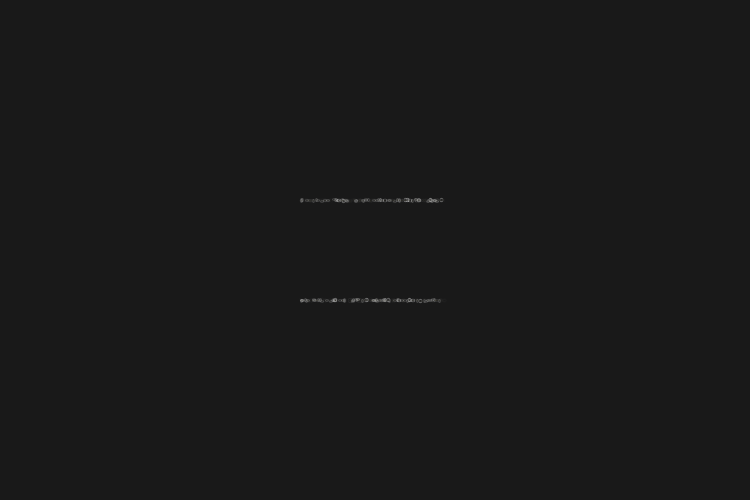
Frame 1 (no input)
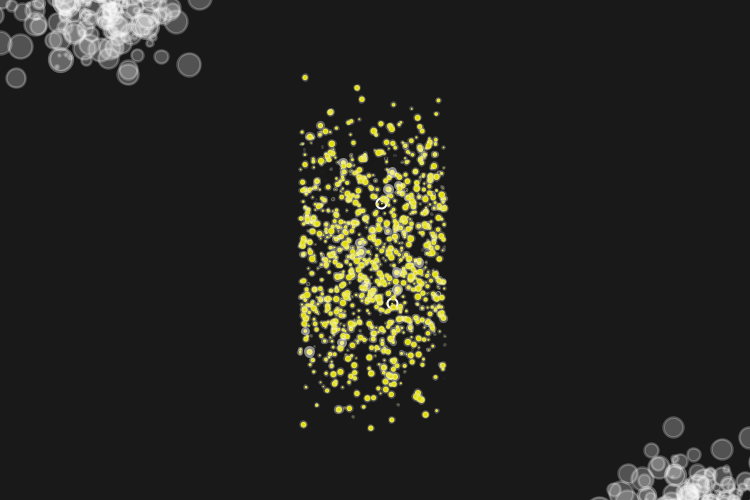
Frame 60 (the mouse pressed at the canvas centre just before this capture)
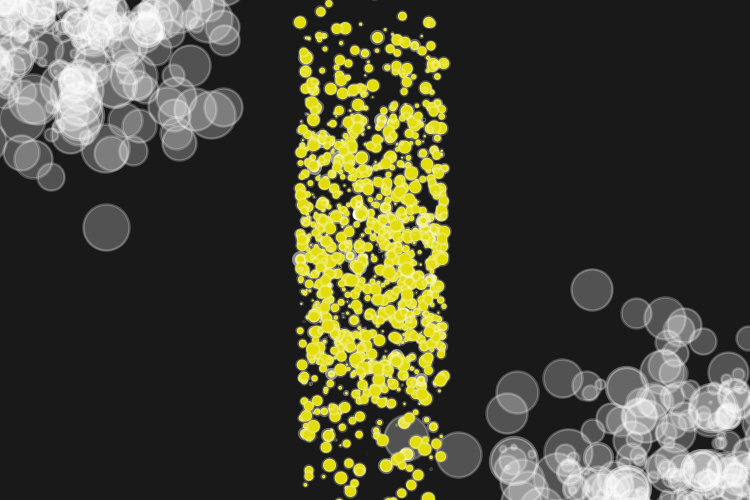
Frame 120 (the mouse held since frame 60 and released just before this capture)

The Processing sketch that drew these frames (run headless with seeded random() and noise(); from frame 60 on, the mouse is pressed at the canvas centre):

// Processing sketch: processing_48755
// ── processing_48755.pde


//author:Robertlun,ncku arch
//purpose: homework.season's greeting.
//concept:the light of cold day.
//reference: from the teacher"Sheng-Fen Nik Chien."
 



int _numChildren = 8; 
int _maxLevels = 4;
 
Branch _trunk;
 
/////////main 
void setup() {
  size(750,500);
  background(255);
  noFill();
  smooth();
  newTree();
  frameRate(8);
}
 
void draw() {
  background(25);
  _trunk.updateMe(width/2, height/2);
  _trunk.drawMe();
}
 
 void newTree() {
  _trunk = new Branch(1, 0, width/2, 50);
  _trunk.drawMe();
}
 
//////////////////////// object
class Branch {
  float level, index; 
  float x, y;
  float endx, endy;
  float strokeW, alph;  
  float len, lenChange;  
  float rot, rotChange; 
  Branch[] children = new Branch[0];
 
  Branch(float lev, float ind, float ex, float why) {
    level = lev;
    index = ind;
    strokeW = (1/level)*10;
    alph = 255/level;
    len = (1/level)*random(0);
    lenChange = random(2)-1;
    rotChange = random(20)-5;
    updateMe(ex, why);
 
    if (level < _maxLevels) {
      children = new Branch[_numChildren];
      for (int x=0; x<_numChildren; x++) {
        children[x] = new Branch(level+1, x, endx, endy);
      }
    }
  }
 
  void updateMe(float ex, float why) {
    x = ex;
    y = why;
     
    rot += rotChange;
     
    len -= lenChange;
    if (len<0 || len>200) { lenChange *= -1; }
     
    float radian = radians(rot);
    endx = x+(len*cos(radian));
    endy = y+(len*sin(radian));
     
    for(int i=0; i<children.length; i++) {
      children[i].updateMe(endx, endy);
    }   
  } 
 
  void drawMe() {
    strokeWeight(strokeW);
    stroke(255, alph);
    fill(255,255,255, alph);
    //line(x, y, endx, endy);
    ellipse(endx+300, endy+300, len/2.5, len/2.5);
    ellipse(endx-300, endy-300, len/2.5, len/2.5);
    fill(225,220,10, alph+200);
    ellipse(random(300,445), endy+50, len/9, len/9);
    ellipse(random(300,445), endy-50, len/9, len/9);
   //line(random(100), random(100), len/8, len/8);
    for(int i=0; i<children.length; i++) {
      children[i].drawMe();
    }
  }
}
